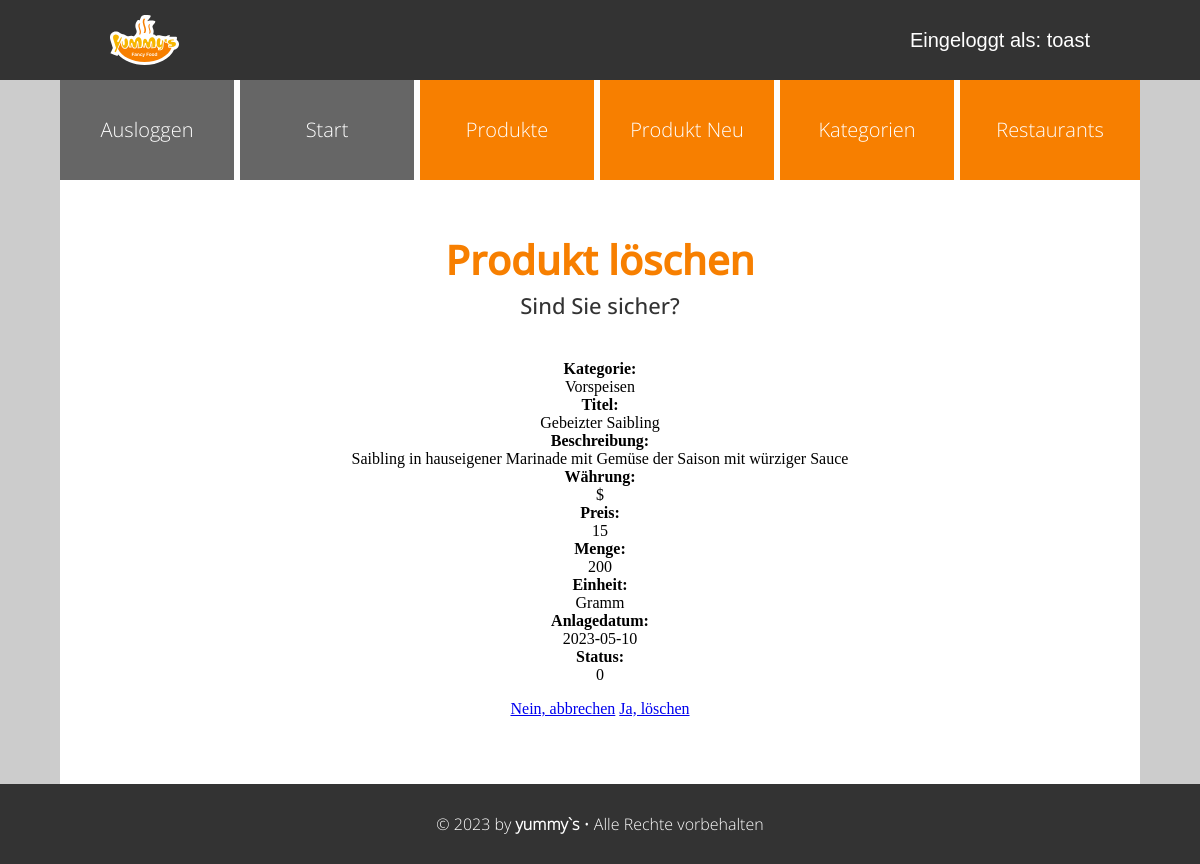
/admin/produkt_loeschen.php?id=7 (signed in), run on an earlier commit of the app's database.
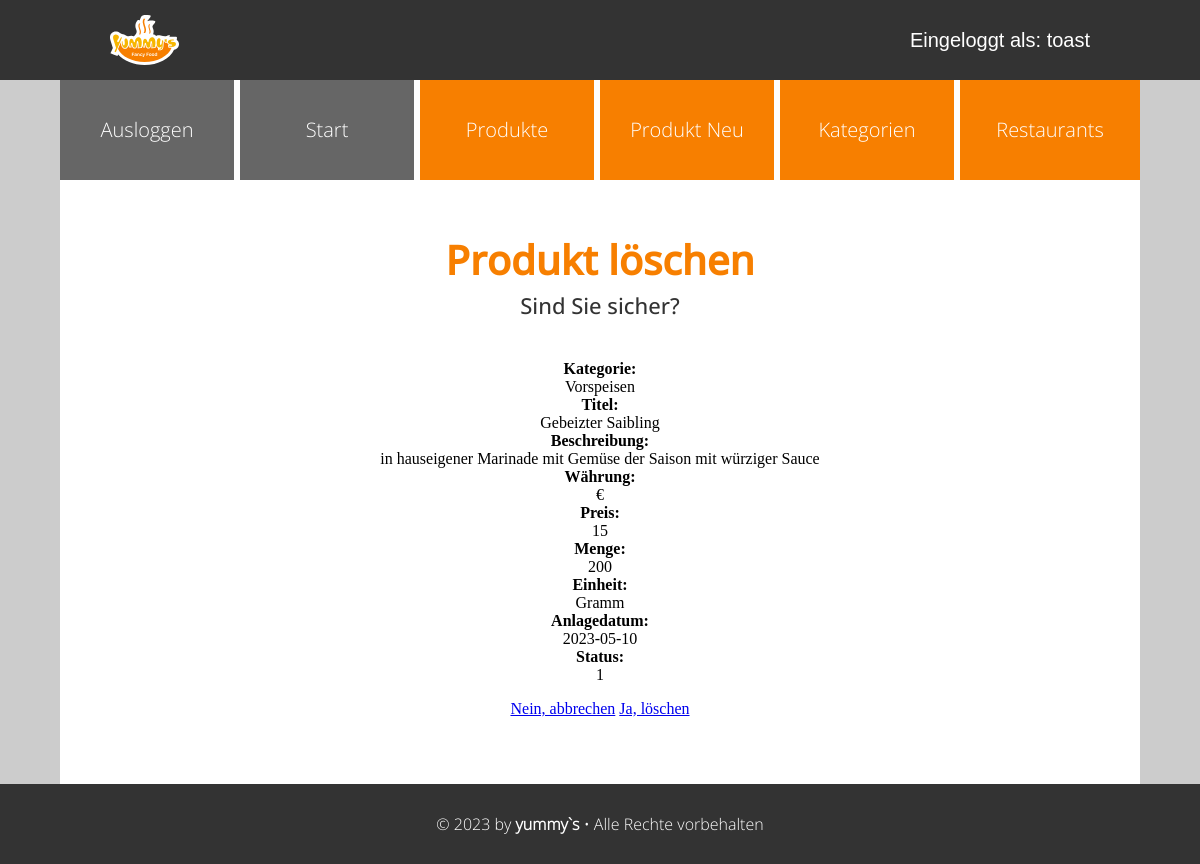
And on a later commit of the database.
### tables this page shows
CREATE TABLE `produkte` (
  `id` int(10) UNSIGNED NOT NULL,
  `titel` varchar(200) NOT NULL,
  `beschreibung` text NOT NULL,
  `waehrung` varchar(10) NOT NULL,
  `preis` float UNSIGNED NOT NULL,
  `menge` float UNSIGNED NOT NULL,
  `einheit` varchar(50) NOT NULL,
  `anlagedatum` date NOT NULL,
  `aktiv` tinyint(1) DEFAULT 0,
  `kategorie_id` int(10) UNSIGNED NOT NULL,
  `restaurant_id` int(10) UNSIGNED DEFAULT NULL,
  `benutzer_id` int(10) UNSIGNED DEFAULT NULL
);

CREATE TABLE `kategorien` (
  `id` int(10) UNSIGNED NOT NULL,
  `bezeichnung` varchar(200) NOT NULL
);

### admin/setup.php (called while the page is built, shortened)
<?php
spl_autoload_register(
    function (string $klasse) {
        $prefix = "WIFI\\JUMMY\\";
        $basis = __DIR__ . "/Klassen/";
        $laenge = strlen($prefix);
        $relativ = substr($klasse, $laenge);
        $datei = $basis . str_replace("\\", "/", $relativ) . ".php";
    }
);

### admin/Klassen/Mysql.php (called while the page is built, shortened)
<?php
class Mysql
{
    private static ?Mysql $instanz = null;
    public static function getInstanz(): Mysql
    {
        if (!self::$instanz) {
            self::$instanz = new Mysql();
        }
        return self::$instanz;
    }
    private \mysqli $db;
    private function verbinden(): void
    {
        $this->db = new \mysqli(MYSQL_HOST, MYSQL_USER, MYSQL_PASSWORT, MYSQL_DATENBANK);
        $this->db->set_charset("utf8");
    }
    public function escape(string $wert): string
    {
        return $this->db->real_escape_string($wert);
    }
    public function query(string $sqlBefehl): \mysqli_result|bool
    {
        $result = $this->db->query($sqlBefehl);
        return $result;
    }
}

### admin/Klassen/Speisen/DbRow/DbRowAbstract.php (called while the page is built, shortened)
<?php
abstract class DbRowAbstract
{
    protected string $tabelle;
    private array $daten = array();
    public function __construct(int|array $idOderDaten)
    {
        if (is_int($idOderDaten)) {
            $db = Mysql::getInstanz();
            $sqlId = $db->escape($idOderDaten);
            $result = $db->query("SELECT * FROM {$this->tabelle} WHERE id = '{$sqlId}'");
            $this->daten = $result->fetch_assoc();
        } else {
            $this->daten = $idOderDaten;
        }
    }
    public function __get(string $eigenschaft): mixed
    {
        return $this->daten[$eigenschaft];
    }
}

### admin/Klassen/Speisen/DbRow/Produkt.php (called while the page is built, shortened)
<?php
class Produkt extends DbRowAbstract
{
    public function kategorie(): Kategorie
    {
        return new Kategorie($this->kategorie_id);
    }
}

### admin/produkt_loeschen.php (the view, shortened to what this page needs)
<?php
include "setup.php";
include "kopf.php";
?>
<div id="admin-toptext">
    <h2 id="admin-headline">Produkt löschen</h2>
    <aside id="admin-subline">Sind Sie sicher?</aside>
</div>
<?php
$produkt = new Produkt($_GET["id"]);
if (!empty($_GET["delete"])) {
    $produkt->entfernen();
    echo "<p>Das Produkt wurde erfolgreich gelöscht!</p>";
} else {
    echo "<strong>Kategorie:</strong> " . $produkt->kategorie()->bezeichnung . "<br />";
    echo "<strong>Titel:</strong> " . $produkt->titel . "<br />";
    echo "<strong>Beschreibung:</strong> " . $produkt->beschreibung . "<br />";
    echo "<strong>Währung:</strong> " . $produkt->waehrung . "<br />";
    echo "<strong>Preis:</strong> " . $produkt->preis . "<br />";
    echo "<strong>Menge:</strong> " . $produkt->menge . "<br />";
    echo "<strong>Einheit:</strong> " . $produkt->einheit . "<br />";
    echo "<strong>Anlagedatum:</strong> " . $produkt->anlagedatum . "<br />";
    echo "<strong>Status:</strong> " . $produkt->aktiv . "<br />";
    echo "<p>
    <a href='produkt_liste.php'> Nein, abbrechen</a>
    <a href='produkt_loeschen.php?id=" . $produkt->id . "&amp;delete=1'>Ja, löschen</a>
    </p>";
}
include "fuss.php";

What changed in the data, as far as the page shows it:
changed produkte "Gebeizter Saibling": beschreibung "Saibling in hauseigener Marinade mit Gemüse der Saison mit würziger Sauce" → "in hauseigener Marinade mit Gemüse der Saison mit würziger Sauce"; waehrung "$" → "€"; aktiv "0" → "1"
